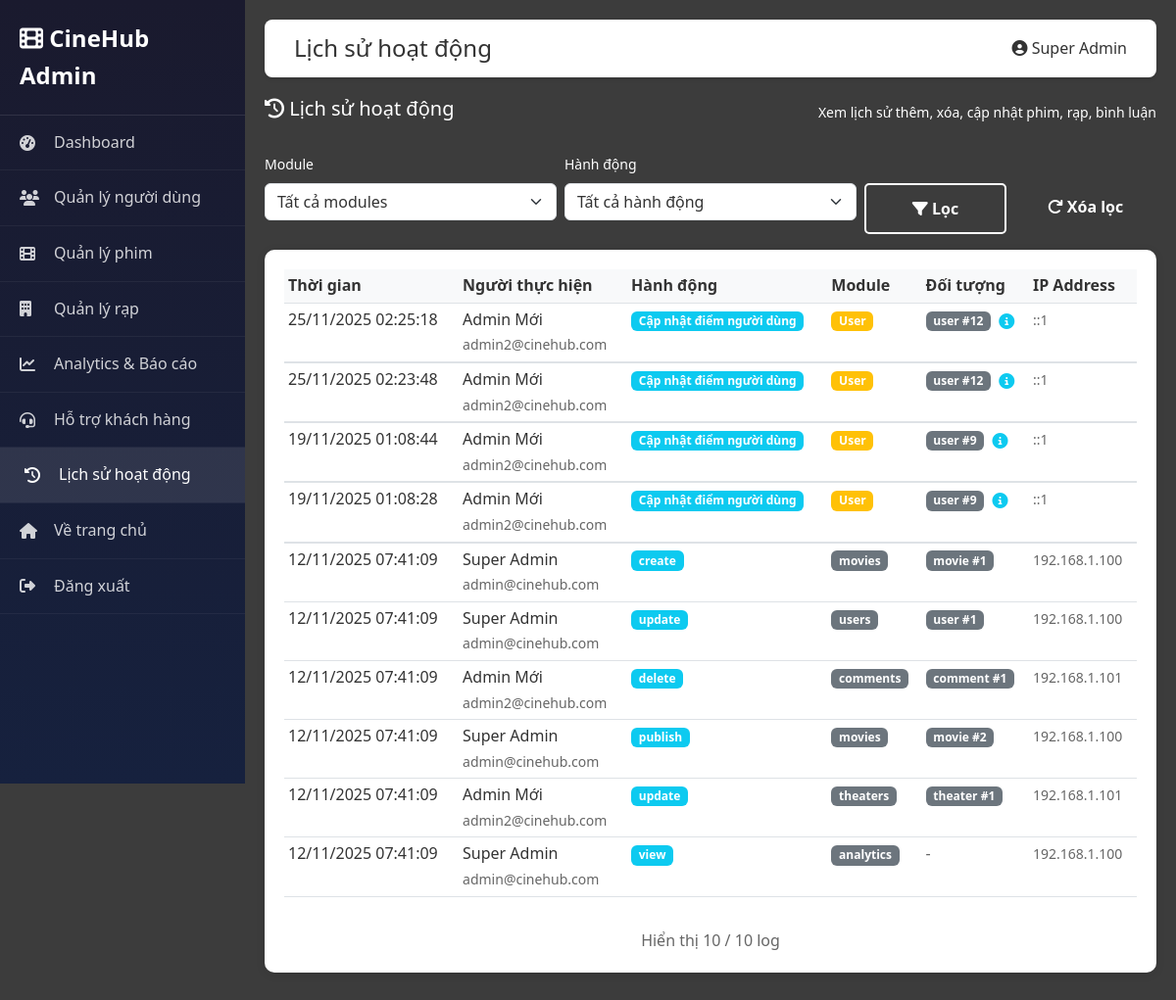
Page /?route=admin/logs (signed in) on the earlier database version.
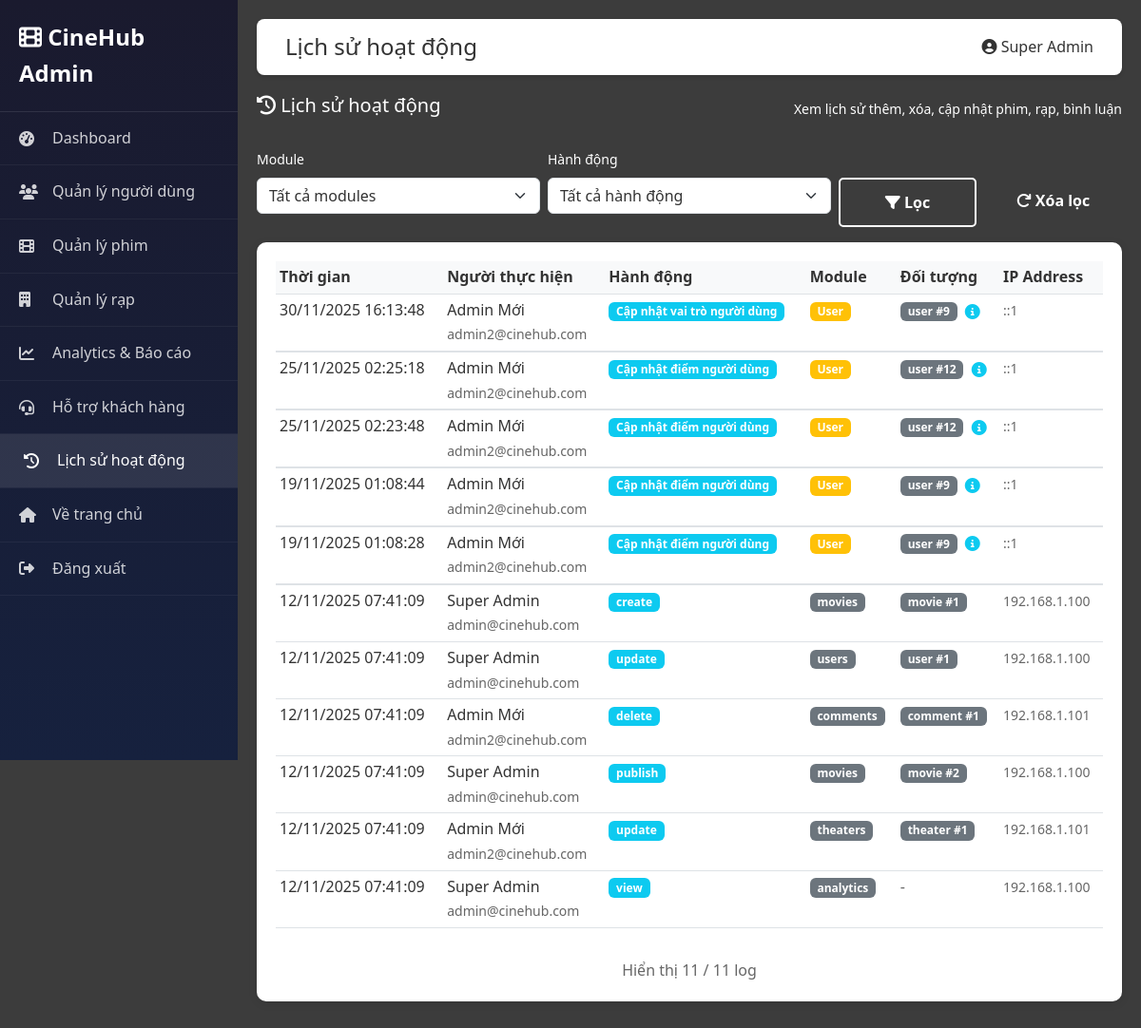
Same page on the later database version.
### tables this page shows
CREATE TABLE `users` (
  `id` int(11) NOT NULL,
  `name` varchar(100) NOT NULL,
  `email` varchar(120) NOT NULL,
  `password` varchar(255) NOT NULL,
  `avatar` varchar(255) DEFAULT NULL,
  `birthdate` date DEFAULT NULL,
  `rank` enum('Bronze','Silver','Gold','Platinum') DEFAULT 'Bronze',
  `points` int(11) DEFAULT 0,
  `subscription_id` int(11) DEFAULT NULL,
  `status` enum('active','inactive','banned') DEFAULT 'active',
  `email_verified` tinyint(1) DEFAULT 0,
  `created_at` timestamp NOT NULL DEFAULT current_timestamp(),
  `updated_at` timestamp NOT NULL DEFAULT current_timestamp() ON UPDATE current_timestamp(),
  `role` enum('user','admin','moderator','manager') DEFAULT 'user',
  `theater_id` int(11) DEFAULT NULL,
  `is_active` tinyint(1) DEFAULT 1,
  `last_login` datetime DEFAULT NULL
);

CREATE TABLE `admin_logs` (
  `id` int(11) NOT NULL,
  `user_id` int(11) NOT NULL,
  `action` varchar(100) NOT NULL,
  `module` varchar(50) NOT NULL,
  `target_type` varchar(50) DEFAULT NULL,
  `target_id` int(11) DEFAULT NULL,
  `old_data` text DEFAULT NULL,
  `new_data` text DEFAULT NULL,
  `ip_address` varchar(45) DEFAULT NULL,
  `user_agent` text DEFAULT NULL,
  `created_at` timestamp NOT NULL DEFAULT current_timestamp()
);

### modules/admin/AdminController.php (called while the page is built, shortened)
<?php
require_once __DIR__ . '/../../core/AdminMiddleware.php';
require_once __DIR__ . '/../../core/Database.php';
class AdminController extends Controller {
    public function __construct() {
        AdminMiddleware::checkAdmin();
    }
    protected function adminView($view, $data = []) {
        extract($data);
        $user = $data['user'] ?? AdminMiddleware::checkAdmin();
        require_once __DIR__ . '/views/' . $view . '.php';
        $content = ob_get_clean();
        require_once __DIR__ . '/views/layout.php';
    }
    public function logs() {
        $db = Database::getInstance();
        $user = AdminMiddleware::checkAdmin();
        $module = $_GET['module'] ?? '';
        $action_filter = $_GET['action'] ?? '';
        $page = intval($_GET['page'] ?? 1);
        $limit = 50;
        $offset = ($page - 1) * $limit;
        $sql = "SELECT al.*, u.name as user_name, u.email as user_email
                FROM admin_logs al
                LEFT JOIN users u ON al.user_id = u.id
                WHERE 1=1";
        $params = [];
        $sql .= " ORDER BY al.created_at DESC LIMIT $limit OFFSET $offset";
        $logs = $db->fetchAll($sql, $params);
        $countSql = "SELECT COUNT(*) as count FROM admin_logs WHERE 1=1";
        $countParams = [];
        $total = $db->fetch($countSql, $countParams)['count'];
        $total_pages = ceil($total / $limit);
        $this->adminView('logs', [
            'logs' => $logs,
            'user' => $user,
            'title' => 'Lịch sử hoạt động',
            'current_page' => 'logs',
            'module' => $module,
            'action' => $action_filter,
            'page' => $page,
            'total_pages' => $total_pages,
            'total' => $total,
            'limit' => $limit
        ]);
    }
}
?>

### index.php (called while the page is built, shortened)
<?php
$route = $_GET['route'] ?? 'home/index';
$parts = explode('/', $route);
$controllerMap = [
    'auth' => 'AuthController',
    'profile' => 'ProfileController',
    'moderator' => 'ModeratorController',
    'notifications' => 'NotificationController'
];
$firstPart = $parts[0];
$controllerName = null;
    if (isset($controllerMap[$firstPart])) {
    $controllerName = $controllerMap[$firstPart];
    $moduleForMap = 'user';
    if ($controllerName === 'ModeratorController') {
        $moduleForMap = 'admin';
    }
    $controllerPath = __DIR__ . '/modules/' . $moduleForMap . '/' . $controllerName . '.php';
    if (file_exists($controllerPath) && !class_exists($controllerName)) {
        require_once $controllerPath;
    }
} else {
    $controllerName = ucfirst($firstPart) . 'Controller';
}
$action = '';
if (count($parts) >= 3) {
    $actionPart = $parts[2];
    $actionPart = str_replace('-', ' ', $actionPart);
    $actionPart = ucwords($actionPart);
    $actionPart = str_replace(' ', '', $actionPart);
    $action = $parts[1] . $actionPart;
} else {
    $action = $parts[1] ?? 'index';
}
try {
    $controller = new $controllerName();
    $controller->$action();
} catch (Exception $e) {
    error_log("Error in routing: " . $e->getMessage());
    error_log("Route: $route, Controller: $controllerName, Action: $action");
    error_log("Stack trace: " . $e->getTraceAsString());
    if ($controllerName !== 'HomeController') {
        $controllerName = 'HomeController';
        $controller = new $controllerName();
        $controller->index();
    } else {
        print_r($e);
        die('Error: Controller not found');
    }
}
?>

### core/Database.php (called while the page is built, shortened)
<?php
class Database {
    private static $instance = null;
    private $pdo;
    private $host = 'localhost';
    private $port = 3306;
    private $dbname = 'cinehub';
    private $username = 'root';
    private $password = '';
    private $charset = 'utf8mb4';
    private function __construct() {
        try {
            $dsn = "mysql:host={$this->host};port={$this->port};dbname={$this->dbname};charset={$this->charset}";
            $this->pdo = new PDO($dsn, $this->username, $this->password);
            $this->pdo->setAttribute(PDO::ATTR_ERRMODE, PDO::ERRMODE_EXCEPTION);
            $this->pdo->setAttribute(PDO::ATTR_DEFAULT_FETCH_MODE, PDO::FETCH_ASSOC);
        } catch(PDOException $e) {
            die("Lỗi kết nối database: " . $e->getMessage() .
                "<br><br>Vui lòng kiểm tra:<br>" .
                "1. MySQL đã được khởi động chưa?<br>" .
                "2. Database '{$this->dbname}' đã được tạo chưa?<br>" .
                "3. Password MySQL có đúng không? (hiện tại: " . ($this->password ?: 'rỗng') . ")<br>" .
                "4. Port MySQL có đúng không? (hiện tại: {$this->port})<br>" .
                "5. Nếu cần thay đổi password hoặc port, sửa file core/Database.php");
        }
    }
    public static function getInstance() {
        if (self::$instance === null) {
            self::$instance = new self();
        }
        return self::$instance;
    }
    public function query($sql, $params = []) {
        $stmt = $this->pdo->prepare($sql);
        $stmt->execute($params);
        return $stmt;
    }
    public function fetchAll($sql, $params = []) {
        return $this->query($sql, $params)->fetchAll();
    }
    public function fetch($sql, $params = []) {
        return $this->query($sql, $params)->fetch();
    }
}
?>

### modules/user/UserModel.php (called while the page is built, shortened)
<?php
require_once __DIR__ . '/../../core/Database.php';
class UserModel {
    private $db;
    public function __construct() {
        $this->db = Database::getInstance();
    }
    public function getById($id) {
        $user = $this->db->fetch("SELECT * FROM users WHERE id = ?", [$id]);
        if ($user) {
            try {
                $user['roles'] = $this->getUserRoles($id);
            } catch (Exception $e) {
                $user['roles'] = [];
            }
        }
        return $user;
    }
    public function getUserRoles($userId) {
        try {
            return $this->db->fetchAll("
                SELECT r.* FROM roles r
                JOIN user_roles ur ON r.id = ur.role_id
                WHERE ur.user_id = ?
            ", [$userId]);
        } catch (Exception $e) {
            return [];
        }
    }
}
?>

### core/AdminMiddleware.php (called while the page is built, shortened)
<?php
require_once __DIR__ . '/Database.php';
require_once __DIR__ . '/../modules/user/UserModel.php';
class AdminMiddleware {
    public static function checkAdmin() {
        $userModel = new UserModel();
        $user = $userModel->getById($_SESSION['user_id']);
        return $user;
    }
}
?>

### modules/admin/views/logs.php (the view, shortened to what the rows shown need)
<div class="stat-card">
    <div class="table-responsive">
        <table class="table table-hover table-sm">
            <thead>
                <tr>
                    <th>Thời gian</th>
                    <th>Người thực hiện</th>
                    <th>Hành động</th>
                    <th>Module</th>
                    <th>Đối tượng</th>
                    <th>IP Address</th>
                </tr>
            </thead>
            <tbody>
                <?php if (empty($logs)): ?>
                    <tr>
                        <td colspan="6" class="text-center text-muted">Không có log nào</td>
                    </tr>
                <?php else: ?>
                    <?php foreach ($logs as $log): ?>
                        <tr>
                            <td><?php echo date('d/m/Y H:i:s', strtotime($log['created_at'])); ?></td>
                            <td>
                                <div><?php echo htmlspecialchars($log['user_name'] ?? 'N/A'); ?></div>
                                <small class="text-muted"><?php echo htmlspecialchars($log['user_email'] ?? 'N/A'); ?></small>
                            </td>
                            <td>
                                <span class="badge bg-info"><?php echo htmlspecialchars($log['action']); ?></span>
                            </td>
                            <td>
                                <span class="badge bg-<?php
                                    $moduleColor = 'secondary';
                                    if ($log['module'] === 'Movie') {
                                        $moduleColor = 'primary';
                                    } elseif ($log['module'] === 'Theater') {
                                        $moduleColor = 'info';
                                    } elseif ($log['module'] === 'Review') {
                                        $moduleColor = 'success';
                                    } elseif ($log['module'] === 'User') {
                                        $moduleColor = 'warning';
                                    }
                                    echo $moduleColor;
                                ?>">
                                    <?php echo htmlspecialchars($log['module']); ?>
                                </span>
                            </td>
                            <td>
                                <?php if ($log['target_type'] && $log['target_id']): ?>
                                    <span class="badge bg-secondary">
                                        <?php echo htmlspecialchars($log['target_type']); ?> #<?php echo $log['target_id']; ?>
                                    </span>
                                    <?php if ($log['old_data'] || $log['new_data']): ?>
                                        <button type="button" class="btn btn-sm btn-link p-0 ms-1"
                                                data-bs-toggle="collapse"
                                                data-bs-target="#logDetails<?php echo $log['id']; ?>"
                                                aria-expanded="false"
                                                aria-controls="logDetails<?php echo $log['id']; ?>"
                                                title="Xem chi tiết">
                                            <i class="fas fa-info-circle text-info"></i>
                                        </button>
                                    <?php endif; ?>
                                <?php else: ?>
                                    <span class="text-muted">-</span>
                                <?php endif; ?>
                            </td>
                            <td><small class="text-muted"><?php echo htmlspecialchars($log['ip_address'] ?? 'N/A'); ?></small></td>
                        </tr>
                        <?php if (($log['old_data'] || $log['new_data']) && ($log['target_type'] && $log['target_id'])): ?>
                            <tr>
                                <td colspan="6" class="p-0">
                                </td>
                            </tr>
                        <?php endif; ?>
                    <?php endforeach; ?>
                <?php endif; ?>
            </tbody>
        </table>
    </div>
</div>

### modules/admin/views/layout.php (shortened to what the rows shown need)
<!DOCTYPE html>
<html lang="vi">
<head>
    <link href="https://cdn.jsdelivr.net/npm/bootstrap@5.3.0/dist/css/bootstrap.min.css" rel="stylesheet">
    <link rel="stylesheet" href="https://cdnjs.cloudflare.com/ajax/libs/font-awesome/6.4.0/css/all.min.css">
    <link rel="stylesheet" href="http://localhost/DuAn1/style.css">
</head>
<body>
    <div class="admin-main">
        <div class="admin-header">
            <div class="d-flex justify-content-between align-items-center">
                <div class="d-flex align-items-center gap-3">
                    <span><i class="fas fa-user-circle"></i> <?php echo htmlspecialchars($user['name'] ?? 'Admin'); ?></span>
                </div>
            </div>
        </div>
        <?php echo $content; ?>
    </div>
</body>
</html>

Differences in the rows shown:
added admin_logs: created_at "30/11/2025 16:13:48", user.name "Admin Mới", user.email "admin2@cinehub.com", action "Cập nhật vai trò người dùng", module "User", target_type "user", target "9", ip_address "::1"
Other differences:
min($limit ?? 50, count($logs)): "10" → "11"
$total: "10" → "11"
